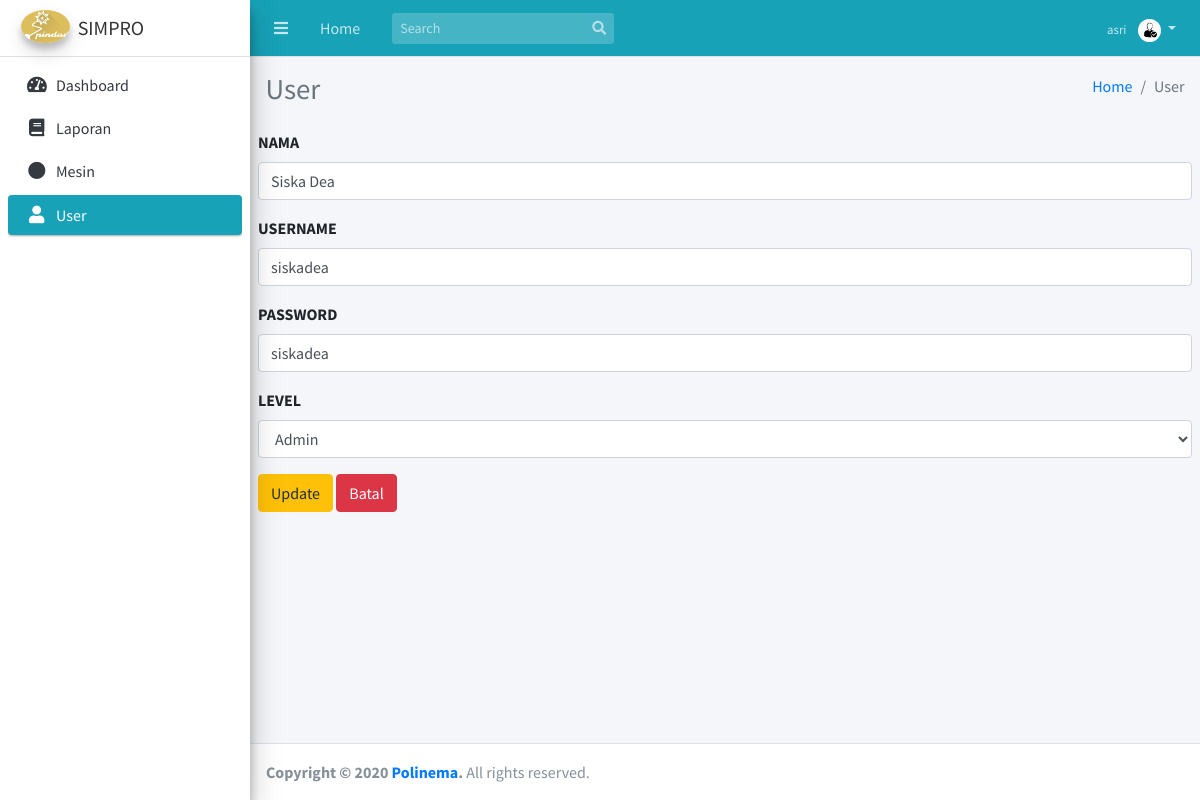
Page /updateUserF.php?id=33 (signed in) on the earlier database version.
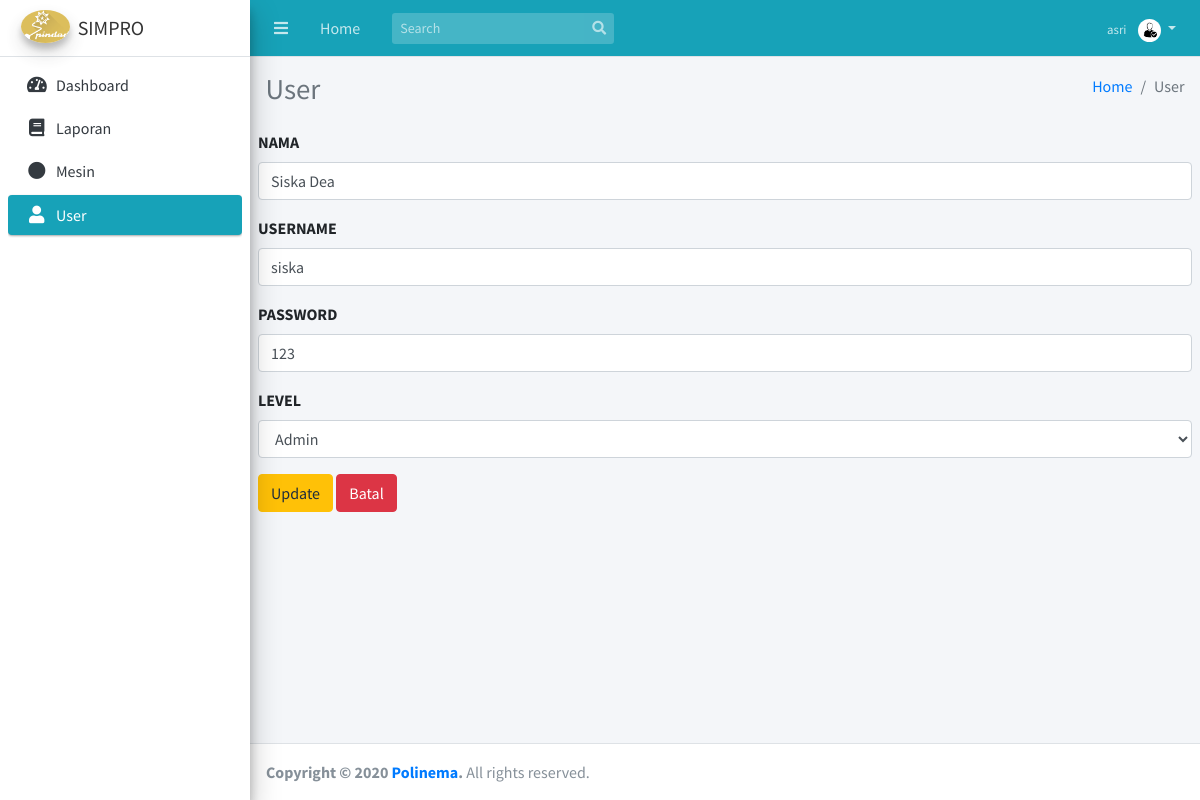
Same page on the later database version.
### tables this page shows
CREATE TABLE `lat_user` (
  `id_user` int(11) NOT NULL,
  `nama` varchar(30) DEFAULT NULL,
  `uname` varchar(200) NOT NULL,
  `pass` varchar(32) NOT NULL,
  `level` int(11) DEFAULT NULL
);

### updateUserF.php (the view, shortened to what the changed rows need)
<?php
include_once 'koneksi.php';
?>
<!DOCTYPE html>
<html>
<head>
  <link rel="stylesheet" href="plugins/fontawesome-free/css/all.min.css">
  <link rel="stylesheet" href="https://code.ionicframework.com/ionicons/2.0.1/css/ionicons.min.css">
  <link rel="stylesheet" href="plugins/tempusdominus-bootstrap-4/css/tempusdominus-bootstrap-4.min.css">
  <link rel="stylesheet" href="plugins/icheck-bootstrap/icheck-bootstrap.min.css">
  <link rel="stylesheet" href="plugins/jqvmap/jqvmap.min.css">
  <link rel="stylesheet" href="dist/css/adminlte.min.css">
  <link rel="stylesheet" href="plugins/overlayScrollbars/css/OverlayScrollbars.min.css">
  <link rel="stylesheet" href="plugins/daterangepicker/daterangepicker.css">
  <link rel="stylesheet" href="plugins/summernote/summernote-bs4.css">
</head>
<body class="hold-transition sidebar-mini layout-fixed">
  <div class="wrapper">
    <div class="content-wrapper">
      <div class="content-header">
        <div class="container-fluid">
          <div class="row mb-2">
            <div class="col-sm-6">
              <h1 class="m-0 text-gray">User</h1>
            </div>
          </div>
        </div>
      </div>
      <section class="content">
      <?php
            $id =$_GET["id"];
            $query = "SELECT * FROM lat_user WHERE id_user='$id'";
            $result = mysqli_query($koneksi, $query);
            if(mysqli_num_rows($result) == 1) {
                $row = mysqli_fetch_assoc($result);
        ?>
        <form action="controller/updateUser.php" method="POST">
            <div class="form-group">
                <label>NAMA</label>
                <input type="text" class="form-control" name="nama" value="<?php echo $row["nama"]; ?>">
            </div>
            <div class="form-group">
                <label>USERNAME</label>
                <input type="text" class="form-control" name="uname" value="<?php echo $row["uname"]; ?>">
            </div>
            <div class="form-group">
                <label>PASSWORD</label>
                <input type="text" class="form-control" name="pass" value="<?php echo $row["pass"]; ?>">
            </div>
            <div class="form-group">
                <label>LEVEL</label>
                <select class="form-control" name="level" value="<?php echo $row["level"]; ?>">
                  <option value="1" selected>Admin</option>
                </select>
            </div>
            <div class="form-group">
                <input type="submit" class="btn btn-warning" name="btn-update" value="Update">
                <a class="btn btn-danger" href="userpass.php">Batal</a>
            </div>
        </form>
    <?php
    }
    ?>
    </div>
    </div>
</body>
</html>

Differences in the rows shown:
changed lat_user "Siska Dea": uname "siskadea" → "siska"; pass "siskadea" → "123"
